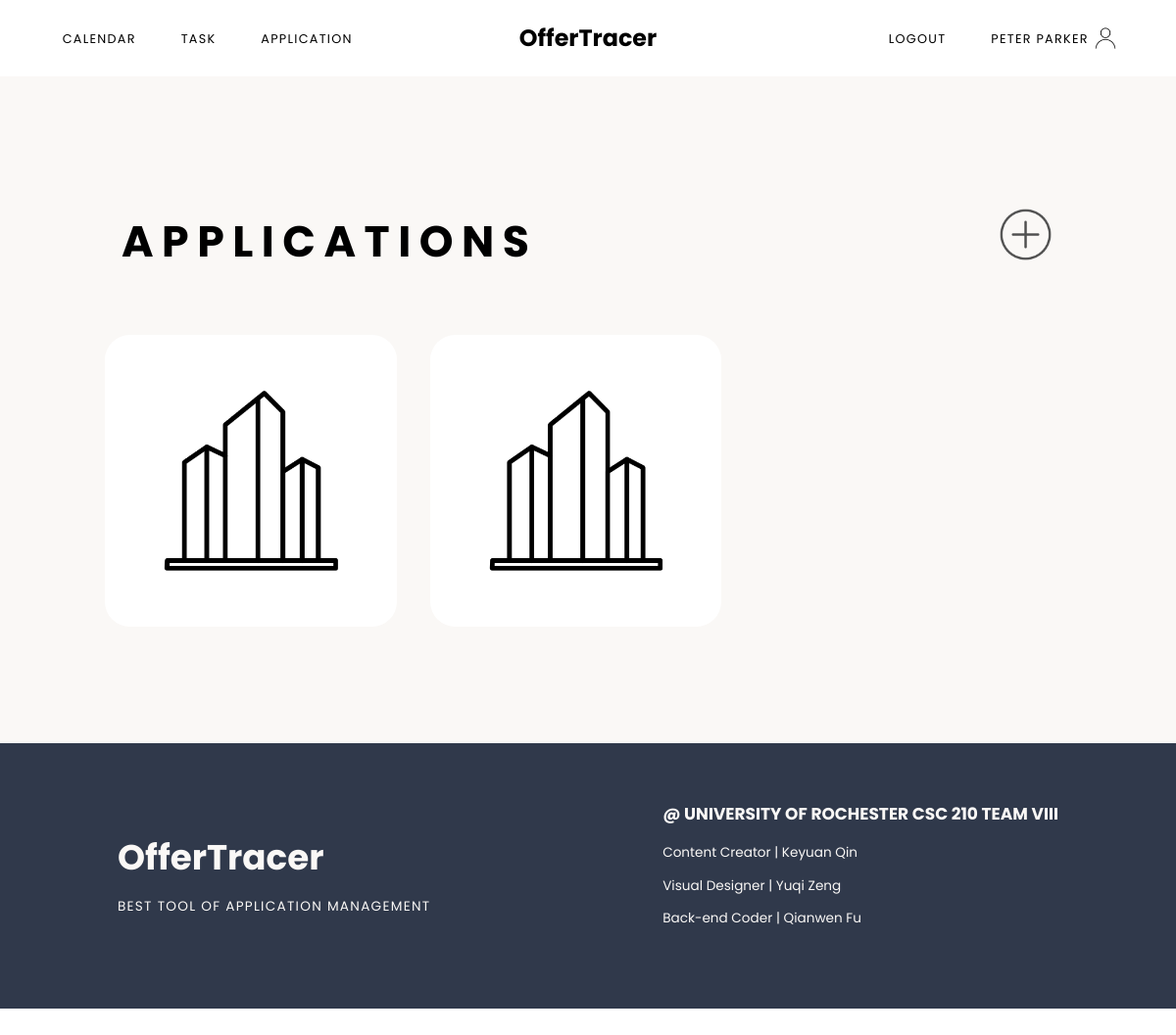
The app's page /job (signed in), older data.
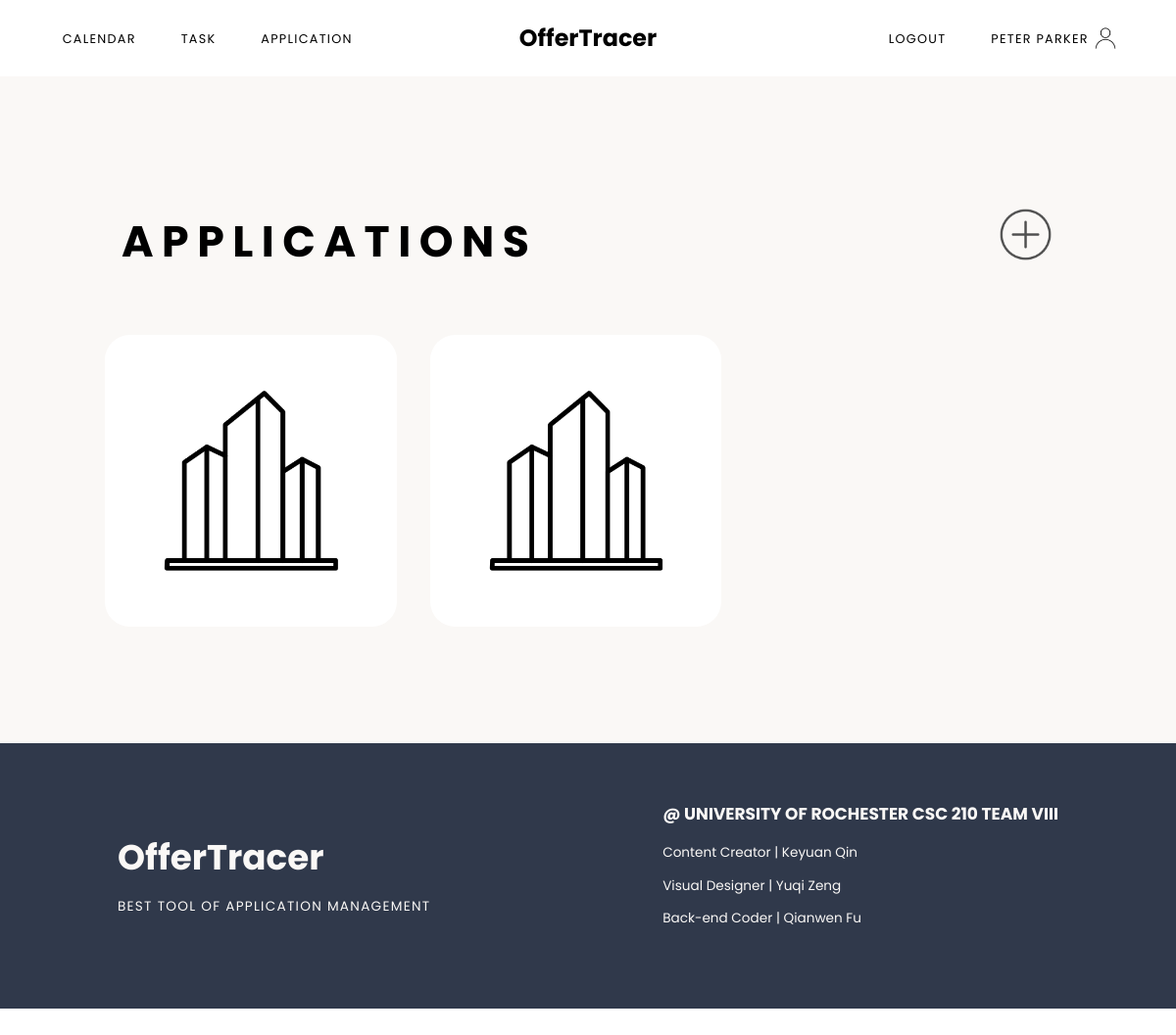
The same page, newer data.
### models.py (models this page shows, shortened)
class User(UserMixin, db.Model):
	id = db.Column(db.Integer, primary_key=True)
	email = db.Column(db.String(100), unique=True, nullable=False)
	password = db.Column(db.String(100), nullable=False)
	name = db.Column(db.String(100), nullable=False)
	jobs = db.relationship('Job', backref='author', lazy=True)
	tasks = db.relationship('Task', backref='author', lazy=True)
	assessments = db.relationship('Assessment', backref='author', lazy=True)

class Job(db.Model):
	id = db.Column(db.Integer, primary_key=True)
	program = db.Column(db.String(100), nullable=False)
	company = db.Column(db.String(100), nullable=False)
	deadline = db.Column(db.DateTime)
	complete = db.Column(db.Boolean(False), nullable=False)
	resume = db.Column(db.Boolean(False), nullable=False)
	resumeNotes = db.Column(db.Text)
	coverletter = db.Column(db.Boolean(False), nullable=False)
	coverletterNotes = db.Column(db.Text)
	transcript = db.Column(db.Boolean(False), nullable=False)
	transcriptNotes = db.Column(db.Text)
	onlineForm = db.Column(db.Boolean(False), nullable=False)#online application form whether filled out or not
	onlineFormNotes = db.Column(db.Text)
	user_id = db.Column(db.Integer, db.ForeignKey('user.id'), nullable=False)
	tasks = db.relationship('Task', backref='position', lazy=True)
	assessments = db.relationship('Assessment', backref='position', lazy=True)

### main.py (the view, shortened to what this page needs)
@main.route('/job', methods=['GET','POST'])
@login_required
def job():
	jobs = Job.query.filter_by(user_id=current_user.id)
	assessments = Assessment.query.filter_by(user_id=current_user.id)
	return render_template('job.html', jobs=jobs, name=current_user.name, assessments=assessments)

### app.py (called while the page is built)
@login_manager.user_loader
def load_user(user_id):
	return User.query.get(int(user_id))

### templates/job.html (shortened to what this page needs)
{% extends "baseLogged.html" %}
{% block content %}
	<div class="appContainer sectionContainer">
		<div class="appContent">
			<div class="appHeader addButton">
				<h1>Applications</h1>
				<button id="myBtn"></button>
			</div>
			<div class="appcards">
				{% for job in jobs %}
				<div class="scene">
					<div class="card">
						<div class="card__face card__face--front">
							<img src="{{ url_for('static', filename='images/unknownCompany.png') }}">
						</div>
						<div class="card__face card__face--back">
							<ul>
							<li class="cardItem"><p class="cardTitle">Program</p><p>{{job.program}}</p></li>
							<li class="cardItem"><p class="cardTitle">Company</p><p>{{job.company}}</p></li>
							<li class="cardItem"><p class="cardTitle">Deadline</p><p>{{job.deadline.strftime("%m/%d/%Y")}}</p></li>
							{% if job.complete == True %}
								<li class="cardItem"><p class="cardTitle">Status</p><p>Completed</p></li>
							{% else %}
								<li class="cardItem"><p class="cardTitle">Status</p><p>Active</p></li>
							{% endif %}
							<li class="listAction"><a href="{{url_for('main.job_single', job_id=job.id)}}">View</a><a href="{{url_for('main.job_update', job_id=job.id)}}">Edit</a><a href="{{url_for('main.job_delete', job_id=job.id)}}">Delete</a></li>
							</ul>
						</div>
					</div>
				</div>
				{% endfor %}
			</div>
		</div>
</div>
{% endblock %}

### templates/baseLogged.html (shortened to what this page needs)
<!DOCTYPE html>
<html lang="en">
<head>
	<link rel="stylesheet" type="text/css" href="{{ url_for('static', filename='css/nav.css') }}">
	<link rel="stylesheet" type="text/css" href="{{ url_for('static', filename='css/styles.css') }}">
	<link rel="stylesheet" type="text/css" href="{{ url_for('static', filename='css/dashboard.css') }}">
	<link rel="stylesheet" type="text/css" href="{{ url_for('static', filename='css/calendar.css') }}">
  	<link rel="stylesheet" type="text/css" href="{{ url_for('static', filename='css/task.css') }}">
  	<link rel="stylesheet" type="text/css" href="{{ url_for('static', filename='css/app.css') }}">
  	<link rel="stylesheet" type="text/css" href="{{ url_for('static', filename='css/update.css') }}">
</head>
<body>
	{% if current_user.is_authenticated %}
	<nav class="main-menu auth">
		<div class="m1">
			<a href="{{url_for('main.calendar')}}">Calendar</a>
			<a href="{{url_for('main.task')}}">Task</a>
			<a href="{{url_for('main.job')}}">Application</a>
		</div>
		<div class="title">
			<a href="{{url_for('main.index')}}">OfferTracer</a>
		</div>
		<div class="m2">
			<a href="{{url_for('auth.logout')}}">Logout</a>
			<a href="{{url_for('main.dashboard')}}" class="accName">{{ name }}</a>
		</div>
	</nav>
	{% block content %}
	{% endblock %}
	<footer class="sectionContainer">
			<div class="content footerContent containAlignCenter">
				<div class="webName">
					<h3>OfferTracer</h3>
					<p>Best Tool of Application Management</p>
				</div>
				<div class="developer">
					<h3>@ University of Rochester CSC 210 TEAM VIII</h3>
					<p>Content Creator | Keyuan Qin</p>
					<p>Visual Designer | Yuqi Zeng</p>
					<p>Back-end Coder | Qianwen Fu</p>
				</div>
			</div>
	</footer>
	{% endif %}
</body>
</html>

### static/css/nav.css (style rules this page uses)
.main-menu { top: 0; width: 100%; display: grid; grid-template-columns: 1fr 1fr 1fr; padding-top: 25px; padding-bottom: 25px; }
.auth { background-color: white; }
.main-menu a { text-decoration: none; color:black; font-family: 'Poppins', sans-serif; }
.title { margin: 0 auto; align-self: center; text-align: center; }
.m1 { padding-left: 50px; padding-top: 11px; }
.m2 { padding-right: 40px; text-align: right; padding-top: 11px; }
.title a { font-size: 28px; font-weight: bolder; }
.m1 a, .m2 a { text-transform: uppercase; margin-left: 25px; margin-right: 25px; font-size: 15px; letter-spacing: 1.5px; }
.accName { background-image: url(../images/user.png); background-repeat: no-repeat; background-position: right; background-size: contain; padding-right: 40px; padding-top: 10px; padding-bottom: 10px; }

### static/css/styles.css (style rules this page uses)
html, body, .container { margin: 0; height: 100%; }
li { list-style: none; }
ul { padding-left: 0; }
.sectionContainer { margin: 0 auto; width: 100%; align-self: center; display: flex; flex-wrap: wrap; justify-content: center; }
.content { height: auto; max-width: 80%; font-family: 'Poppins', sans-serif; display: flex; align-items: center; }
.containAlignCenter { margin: 0 auto; align-self: center; display: flex; flex-wrap: wrap; justify-content: center; }
footer { background-color: #30394b; }
.footerContent { color: #faf8f6; margin-top: 50px; margin-bottom: 80px; width: 100%; justify-content: space-between; }
.webName h3 { font-size: 42px; margin-bottom: 0px; padding-bottom: 0; }
.webName p { text-transform: uppercase; letter-spacing: 1.5px; }
.developer h3 { text-transform: uppercase; font-size: 20px; }
@media (max-width: 1350px) { html { zoom: 90%; } }
@media (max-width: 1250px) { html { zoom: 85%; } }

### static/css/calendar.css (style rules this page uses)
*, *:before, *:after { -moz-box-sizing: border-box; -webkit-box-sizing: border-box; box-sizing: border-box; }

### static/css/task.css (style rules this page uses)
.addButton { margin-top: 80px; }
.addButton button { background-image: url(../images/addButton.png); background-repeat: no-repeat; background-position: center; background-size: contain; background-color: transparent; border: none; width: 100px; height: 100px; outline: none; cursor: pointer; }

### static/css/app.css (style rules this page uses)
.appContainer { margin: 0 auto; font-family: 'Poppins', sans-serif; background-color: #faf8f6; height: auto; padding-bottom: 100px; min-height: 90%; }
.appContent { width: 1200px; }
.appHeader { display: flex; justify-content: space-between; }
.appHeader button { margin-top: 60px; margin-right: 25px; }
.appContainer h1 { margin-top: 80px; font-size: 52px; letter-spacing: 10px; text-transform: uppercase; padding-left: 40px; }
.appcards { display: flex; flex-wrap: wrap; margin: 0 auto; width: 100%; }
.scene { width: 350px; height: 350px; margin: 40px 0; perspective: 600px; margin-left: 20px; margin-right: 20px; border-radius: 30px; }
.card { width: 350px; height: 350px; display: flex; transform-style: preserve-3d; transform-origin: center right; transition: transform 1s; }
.card img { width: 350px; }
.card__face--front { background-color: white; border-radius: 30px; }
.card__face { position: absolute; width: 100%; height: 100%; color: white; text-align: center; font-weight: bold; backface-visibility: hidden; }
.card__face--back { transform: rotateY(180deg); background-color: #c5afc5; border-radius: 30px; }
.card ul { margin-top: 40px; }
.card li { margin-left: 25px; margin-right: 25px; font-weight: lighter; text-align: left; margin-top: 20px; }
.cardItem { display: grid; grid-template-columns: 1fr 2fr; margin-bottom: 20px; font-size: 17px; }
.cardTitle { text-transform: uppercase; letter-spacing: 1.2px; color: #e8e8e7; }
.card p { margin: 0; }
.listAction { display: grid; grid-template-columns: 1fr 1fr 1fr; margin-top: 30px; text-align: center; }
.card a { text-align: center; font-size: 15px; color: #c5afc5; text-decoration: none; background-color: #faf8f6; border-radius: 10px; margin-right: 10px; margin-left: 10px; }

Row changes from the older to the newer data that the page shows:
changed Job (number 2 of 2 on the later page): complete False → True (drawn)
